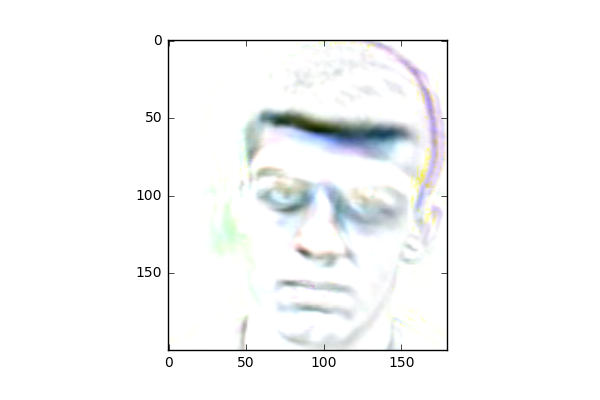
#> input picture 6b_N1.png, 600 x 400 px, given in place of 9326871.1.jpg, which was not available
$ python rotate_pictures.py
#> lines starting #> are read from the running program, lines starting #| are printed output that depends on the picture; pictures that were not available may be replaced by others from this repository, and a replacement may not be noted
#!/usr/bin/env python3
# -*- coding: utf-8 -*-
"""
Created on Wed Dec 12 14:20:12 2018

@author: wassy
"""

import numpy as np
import argparse
import imutils
import cv2
import matplotlib.pyplot as plt


path_dir = '/Users/wassy/Documents/fall_2018/am205/final_project/github/faces94/male/9326871/9326871.1.jpg'

#rotatation where person is cut off
def rotate_cut_off(path, angle):
#> called with angle = 15
    image = cv2.imread(path)
#> image is the input picture: shape (400, 600, 3); mean B, G, R 248.1, 247.8, 246.9
    rotated = imutils.rotate(image, angle)
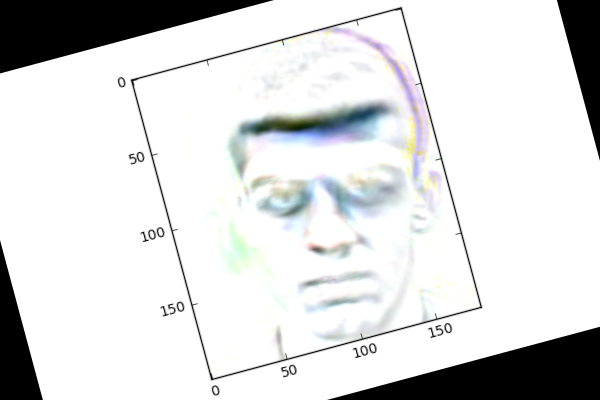
#> rotated: shape (400, 600, 3); mean B, G, R 219.4, 219.1, 218.3
    return(rotated)


pic1 = rotate_cut_off(path_dir,15)

#rotation where person does not get cut off
def rotate_whole_picture(path, angle):
#> called with angle = -15
    image = cv2.imread(path )
    rotated = imutils.rotate_bound(image, angle)
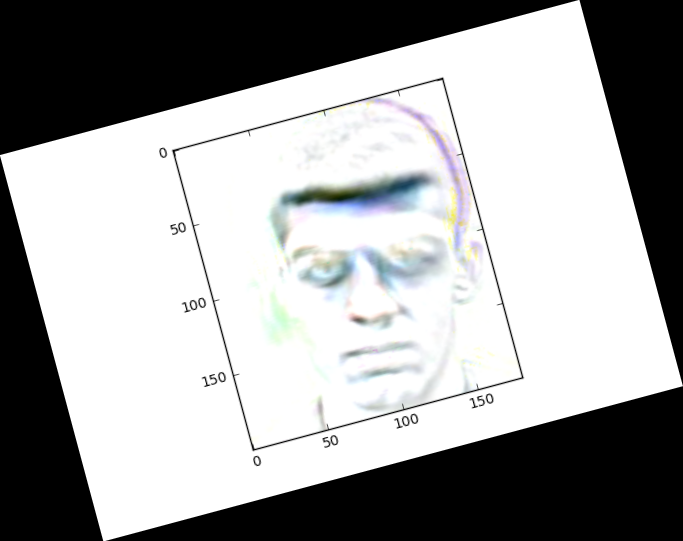
#> rotated: shape (541, 683, 3); mean B, G, R 161.1, 160.9, 160.4
    return(rotated)

pic2 = rotate_whole_picture(path_dir,-15)

plt.imshow( pic1)
plt.imshow(pic2)
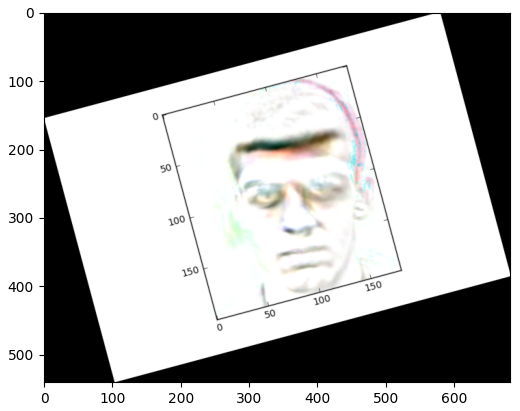
#> figure drawn by matplotlib, 1 panel; B, G, R data is drawn as R, G, B

$ run again, on 6b_N2.png
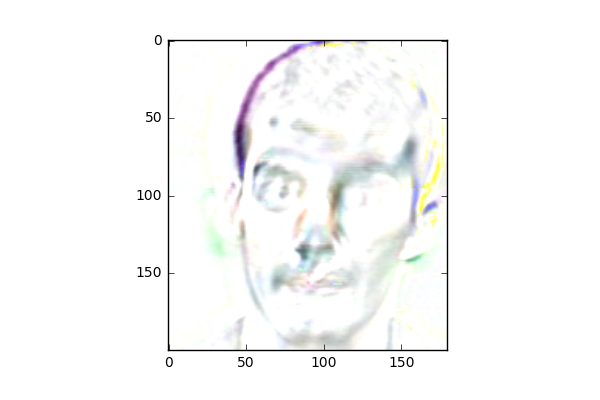
#> input picture 6b_N2.png, 600 x 400 px, given in place of 9326871.1.jpg, which was not available
#> in rotate_cut_off, image is the input picture: shape (400, 600, 3); mean B, G, R 248.4, 248.8, 248.5
#> in rotate_whole_picture, `rotated = imutils.rotate_bound(image, angle)`:
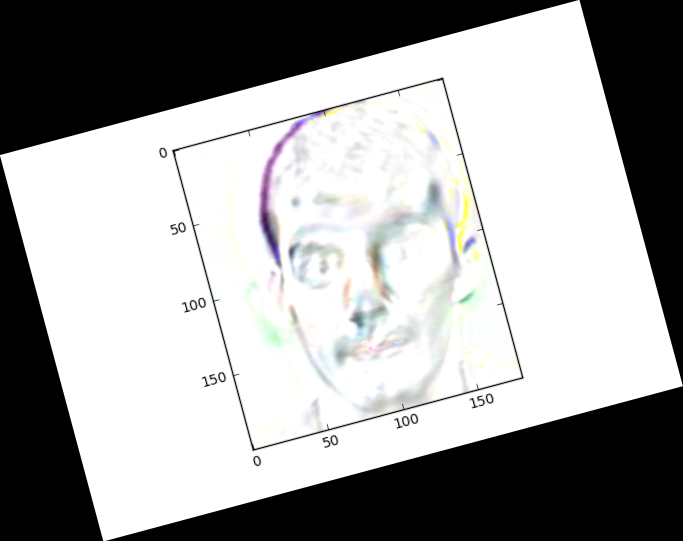
#> rotated: shape (541, 683, 3); mean B, G, R 161.4, 161.6, 161.4
#> `plt.imshow(pic2)`:
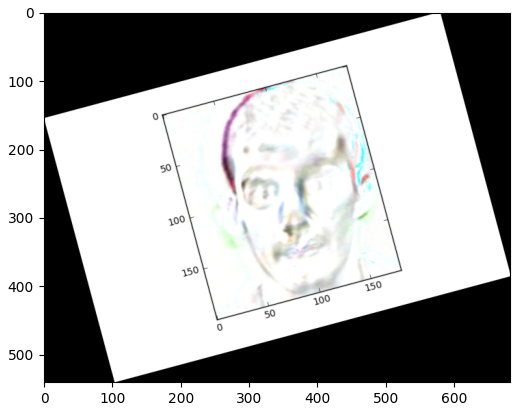
#> figure drawn by matplotlib, 1 panel; B, G, R data is drawn as R, G, B
